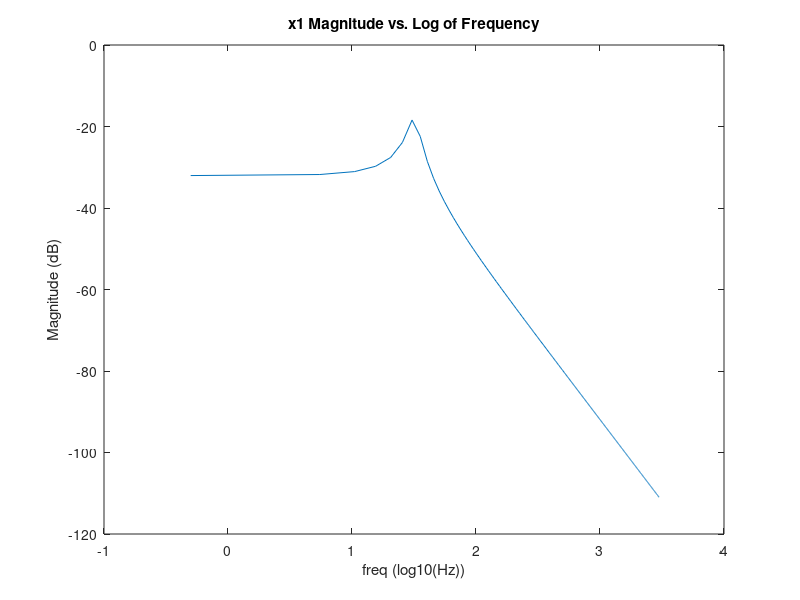
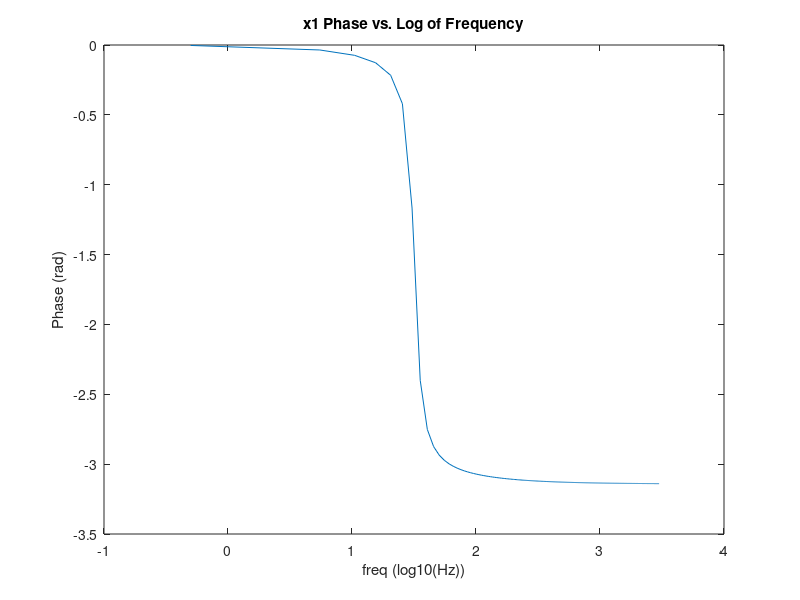
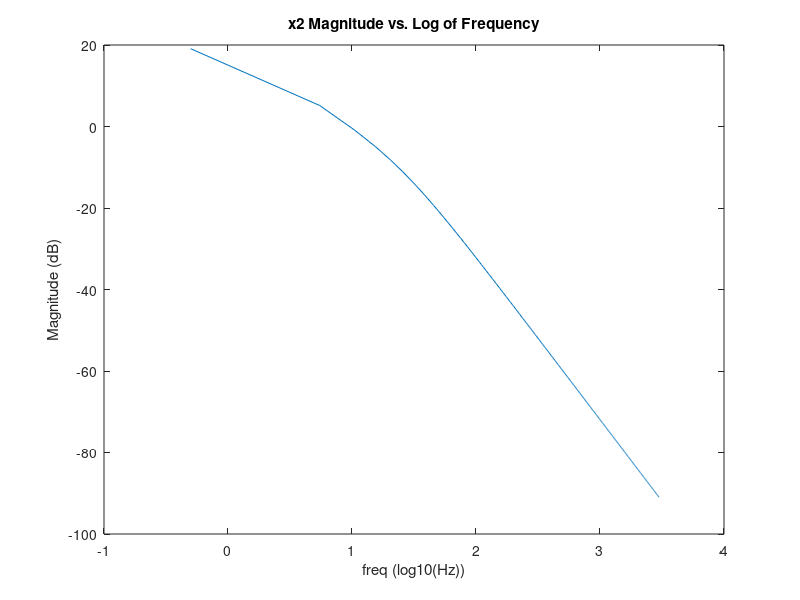
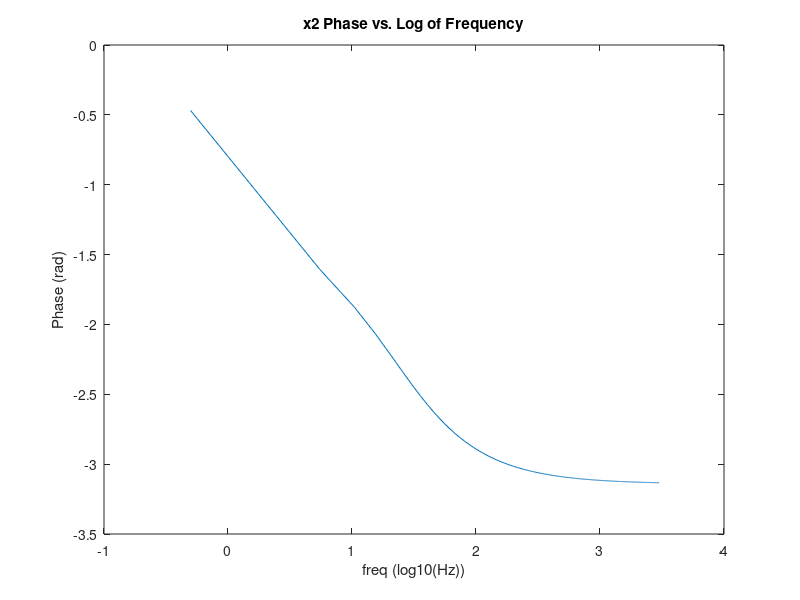

MATLAB code to generate these figures, in order:
% Mamadou Diao Kaba 27070179

ref = 1;
freq = 0.5:5:3000;

mag_dB_x1 = zeros(size(freq));
phase_x1 = zeros(size(freq));

mag_dB_x2 = zeros(size(freq));
phase_x2 = zeros(size(freq));

mag_dB_x3 = zeros(size(freq));
phase_X3 = zeros(size(freq));

for i = 1:length(freq)
    o = 2 * pi * freq(i); 
    % x1
    x1 = 1000 / ((1j*o)^2 + 40*1j*o + 40000);
    mag_dB_x1(i) = 20 * log10(abs(x1)/ref);
    phase_x1(i) = angle(x1);
    
    % x2
    x2 = 10000 / ((1j*o)^2 + 160 * 1j*o+1000);
    mag_dB_x2(i) = 20 * log10(abs(x2)/ref);
    phase_x2(i) = angle(x2);
    
    % x3
    x3 = (1j*o+100)/((1j*o+200)*(1j*o+10)*(1j*o+1000)*(1j*o+10000));
    mag_dB_x3(i) = 20 * log10(abs(x3)/ref);
    phase_X3(i) = angle(x3);
end

max_mag_x1 = max(mag_dB_x1);
max_mag_x2 = max(mag_dB_x2);
max_mag_x3 = max(mag_dB_x3);

% Plot magnitude x1
figure;
plot(log10(freq), mag_dB_x1);
xlabel('freq (log10(Hz))');
ylabel('Magnitude (dB)');
title('x1 Magnitude vs. Log of Frequency');

% Plot phase x1
figure;
plot(log10(freq), phase_x1);
xlabel('freq (log10(Hz))');
ylabel('Phase (rad)');
title('x1 Phase vs. Log of Frequency');

% Plot magnitude x2
figure;
plot(log10(freq), mag_dB_x2);
xlabel('freq (log10(Hz))');
ylabel('Magnitude (dB)');
title('x2 Magnitude vs. Log of Frequency');

% Plot phase x2
figure;
plot(log10(freq), phase_x2);
xlabel('freq (log10(Hz))');
ylabel('Phase (rad)');
title('x2 Phase vs. Log of Frequency');

% Plot magnitude x3
figure;
plot(log10(freq), mag_dB_x3);
xlabel('freq (log10(Hz))');
ylabel('Magnitude (dB)');
title('x3 Magnitude vs. Log of Frequency');

% Plot phase x3
figure;
plot(log10(freq), phase_X3);
xlabel('freq (log10(Hz))');
ylabel('Phase (rad)');
title('x3 Phase vs. Log of Frequency');


% frequencies with low and high attenuation
low_att_x1 = freq(mag_dB_x1 >= max_mag_x1 - 20);
high_att_x1 = freq(mag_dB_x1 <= max_mag_x1 - 30);

low_att_x2 = freq(mag_dB_x2 >= max_mag_x2 - 20);
high_att_x2 = freq(mag_dB_x2 <= max_mag_x2 - 30);

low_att_x3 = freq(mag_dB_x3 >= max_mag_x3 - 20);
high_att_x3 = freq(mag_dB_x3 <= max_mag_x3 - 30);

fprintf('Low attenuation frequencies for x1 from %.2f Hz to %.2f Hz\n', min(low_att_x1), max(low_att_x1));
fprintf('High attenuation frequencies for x1 from %.2f Hz to %.2f Hz\n', min(high_att_x1), max(high_att_x1));

fprintf('Low attenuation frequencies for x2 from: %.2f Hz to %.2f Hz\n', min(low_att_x2), max(low_att_x2));
fprintf('High attenuation frequencies for x2 from %.2f Hz to %.2f Hz\n', min(high_att_x2), max(high_att_x2));

fprintf('Low attenuation frequencies for x3 from %.2f Hz to %.2f Hz\n', min(low_att_x3), max(low_att_x3));
fprintf('High attenuation frequencies for x3 from %.2f Hz to %.2f Hz\n', min(high_att_x3), max(high_att_x3));